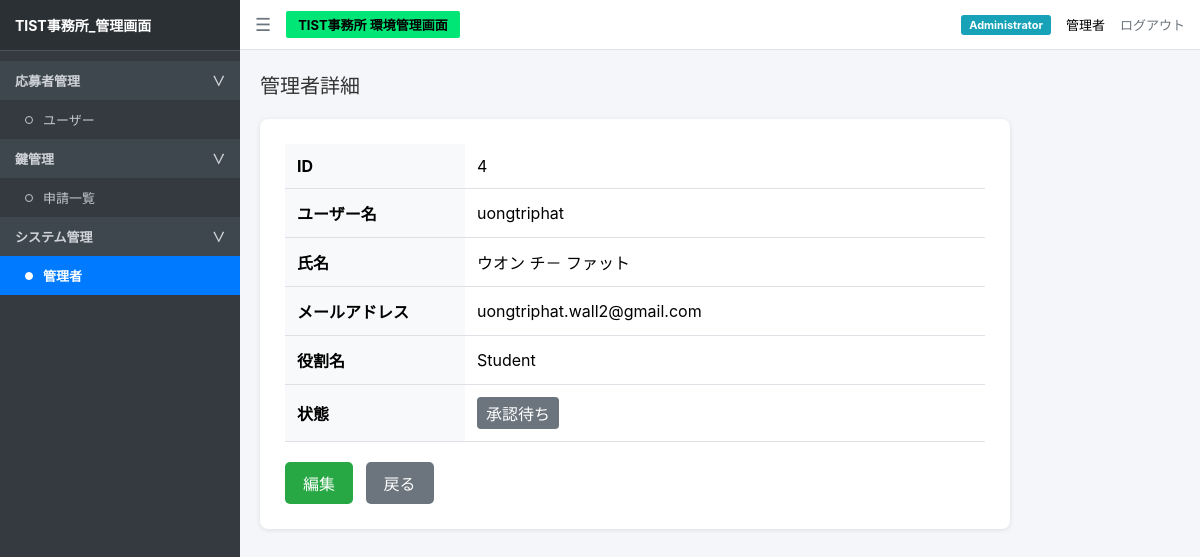
The page /admin/managers/4 (signed in) on the database its author committed.
### tables this page shows
CREATE TABLE managers (
            id INTEGER PRIMARY KEY AUTOINCREMENT,
            username TEXT UNIQUE NOT NULL,
            password TEXT,
            name TEXT NOT NULL,
            email TEXT,
            role TEXT NOT NULL,
            status TEXT NOT NULL
        , phone TEXT, student_id TEXT, discord_id TEXT, department TEXT, school_class TEXT);

### app.py (the view)
@app.route("/admin/managers/<int:manager_id>")
def manager_detail(manager_id):
    if not session.get("logged_in"):
        return redirect("/login")
    conn = sqlite3.connect(app.config["DATABASE"])
    conn.row_factory = sqlite3.Row
    cur = conn.cursor()
    cur.execute("""
        SELECT id, username, name, email, role, status
        FROM managers
        WHERE id = ?
    """, (manager_id,))
    manager = cur.fetchone()
    conn.close()
    if not manager:
        return "管理者が見つかりません", 404
    return render_template(
        "manager_detail.html",
        manager=manager
    )

### app.py (called while the page is built)
def is_admin():
    return bool(session.get('logged_in') and session.get('role') in ADMIN_ROLES)

@app.before_request
def admin_access_control():
    if session.get('logged_in'):
        with sqlite3.connect(app.config['DATABASE']) as con:
            info = con.execute("SELECT status,role FROM managers WHERE id=?",(session.get('manager_id'),)).fetchone()
        if not info or info[0] != '有効' or info[1] != session.get('role') or not session.get('otp_verified'):
            session.clear()
            return redirect(url_for('login'))
    sensitive = ('/admin', '/users', '/approve/', '/reject/', '/delete/')
    if request.path.startswith(sensitive) and not is_admin():
        return redirect(url_for('login')) if not session.get('logged_in') else ('アクセス権限がありません。', 403)
    if request.path.startswith('/admin/managers') and session.get('role') != 'Administrator':
        return 'アクセス権限がありません。', 403

### templates/manager_detail.html (shortened to what this page needs)
<!DOCTYPE html>
<html lang="ja">
<head>
<link rel="stylesheet" href="{{ url_for('static', filename='css/style.css') }}">
</head>
<body>
<div class="sidebar">
    <div class="sidebar-header">
        TIST事務所_管理画面
    </div>
    <ul class="sidebar-menu">
        <li
            class="menu-category"
            onclick="toggleSubmenu('applicant-menu', 'applicant-arrow')"
        >
            応募者管理
            <span id="applicant-arrow">∨</span>
        </li>
        <ul
            id="applicant-menu"
            class="submenu-list"
        >
            <li>
                <a
                    href="/users"
                    class="menu-item"
                >
                    <span class="circle-icon"></span>
                    ユーザー
                </a>
            </li>
        </ul>
        <li
            class="menu-category"
            onclick="toggleSubmenu('key-menu', 'key-arrow')"
        >
            鍵管理
            <span id="key-arrow">∨</span>
        </li>
        <ul
            id="key-menu"
            class="submenu-list"
        >
            <li>
                <a
                    href="/admin"
                    class="menu-item"
                >
                    <span class="circle-icon"></span>
                    申請一覧
                </a>
            </li>
        </ul>
        <li
            class="menu-category"
            onclick="toggleSubmenu('system-menu', 'system-arrow')"
        >
            システム管理
            <span id="system-arrow">∨</span>
        </li>
        <ul
            id="system-menu"
            class="submenu-list"
        >
            <li>
                <a
                    href="/admin/managers"
                    class="menu-item active"
                >
                    <span class="circle-icon"></span>
                    管理者
                </a>
            </li>
        </ul>
    </ul>
</div>
<div class="main-wrapper">
    <div class="navbar">
        <div class="navbar-left">
            <span class="menu-toggle">
                ☰
            </span>
            <span class="badge-green">
                TIST事務所 環境管理画面
            </span>
        </div>
        <div class="navbar-right">
            <span class="badge-admin">
                {{ session.get("role", "Administrator") }}
            </span>
            <span>
                {{ session.get("name", "管理者") }}
            </span>
            <a
                href="/logout"
                class="logout-btn"
            >
                ログアウト
            </a>
        </div>
    </div>
    <div class="content">
        <h2 class="page-title">
            管理者詳細
        </h2>
        <div class="detail-card">
            <table class="detail-table">
                <tr>
                    <th>ID</th>
                    <td>
                        {{ manager.id }}
                    </td>
                </tr>
                <tr>
                    <th>ユーザー名</th>
                    <td>
                        {{ manager.username }}
                    </td>
                </tr>
                <tr>
                    <th>氏名</th>
                    <td>
                        {{ manager.name }}
                    </td>
                </tr>
                <tr>
                    <th>メールアドレス</th>
                    <td>
                        {{ manager.email or '-' }}
                    </td>
                </tr>
                <tr>
                    <th>役割名</th>
                    <td>
                        {{ manager.role }}
                    </td>
                </tr>
                <tr>
                    <th>状態</th>
                    <td>
                        {% if manager.status == '有効' %}
                            <span class="status-active">
                                有効
                            </span>
                        {% else %}
                            <span class="status-disabled">
                                {{ manager.status }}
                            </span>
                        {% endif %}
                    </td>
                </tr>
            </table>
            <a
                href="/admin/managers/{{ manager.id }}/edit"
                class="btn-edit"
            >
                編集
            </a>
            <a
                href="/admin/managers"
                class="btn-back"
            >
                戻る
            </a>
        </div>
    </div>
</div>
</body>
</html>

### static/css/style.css (style rules this page uses)
* { box-sizing: border-box; margin: 0; padding: 0; }
body { font-family: -apple-system, BlinkMacSystemFont, "Segoe UI", Roboto, "Helvetica Neue", Arial, sans-serif; background-color: #f4f6f9; display: flex; height: 100vh; overflow: hidden; }
.sidebar { width: 240px; background-color: #343a40; color: #c2c7d0; display: flex; flex-direction: column; flex-shrink: 0; }
.sidebar-header { padding: 15px; font-size: 14px; font-weight: bold; color: #ffffff; background-color: #2b3035; border-bottom: 1px solid #4b545c; }
.sidebar-menu { list-style: none; padding: 10px 0; overflow-y: auto; }
.menu-category { padding: 10px 15px; font-size: 13px; font-weight: bold; color: #d0d4da; background-color: #3f474e; display: flex; justify-content: space-between; align-items: center; cursor: pointer; user-select: none; }
.menu-item { padding: 10px 15px 10px 25px; font-size: 13px; cursor: pointer; display: flex; align-items: center; gap: 10px; color: #c2c7d0; text-decoration: none; transition: background-color 0.15s ease, color 0.15s ease; }
.menu-item.active { background-color: #007bff; color: #ffffff; font-weight: bold; }
.circle-icon { width: 8px; height: 8px; border: 1px solid #c2c7d0; border-radius: 50%; display: inline-block; background-color: transparent; flex-shrink: 0; }
.menu-item.active .circle-icon { border-color: #ffffff; background-color: #ffffff; }
.submenu-list { list-style: none; padding: 0; margin: 0; }
.main-wrapper { flex: 1; display: flex; flex-direction: column; overflow: hidden; }
.navbar { height: 50px; background-color: #ffffff; border-bottom: 1px solid #dee2e6; display: flex; align-items: center; justify-content: space-between; padding: 0 15px; }
.navbar-left { display: flex; align-items: center; gap: 15px; }
.menu-toggle { font-size: 18px; cursor: pointer; color: #6c757d; }
.badge-green { background-color: #00e676; color: #000; padding: 4px 12px; font-weight: bold; font-size: 13px; border-radius: 2px; }
.navbar-right { display: flex; align-items: center; gap: 15px; font-size: 13px; }
.badge-admin { background-color: #17a2b8; color: #fff; padding: 3px 8px; border-radius: 3px; font-size: 11px; font-weight: bold; }
.logout-btn { color: #6c757d; text-decoration: none; }
.content { padding: 20px; overflow-y: auto; flex: 1; }
.page-title { font-size: 20px; font-weight: normal; margin-bottom: 20px; color: #333; }

### templates/manager_detail.html (style rules this page uses)
.detail-card { max-width: 750px; background: #fff; padding: 25px; border-radius: 8px; box-shadow: 0 1px 5px rgba(0,0,0,0.1); }
.detail-table { width: 100%; border-collapse: collapse; margin-bottom: 20px; }
.detail-table th, .detail-table td { padding: 12px; border-bottom: 1px solid #dee2e6; text-align: left; }
.detail-table th { width: 180px; background: #f8f9fa; }
.status-disabled { display: inline-block; padding: 4px 9px; border-radius: 4px; background: #6c757d; color: white; }
.btn-edit { display: inline-block; background: #28a745; color: white; padding: 9px 18px; border-radius: 5px; text-decoration: none; }
.btn-back { display: inline-block; background: #6c757d; color: white; padding: 9px 18px; border-radius: 5px; text-decoration: none; margin-left: 8px; }

### rows shown on the page
managers: get "Administrator", get "管理者"
managers: id "4", username "uongtriphat", name "ウオン チ－ ファット", email "uongtriphat.wall2@gmail.com", role "Student", status "承認待ち"
